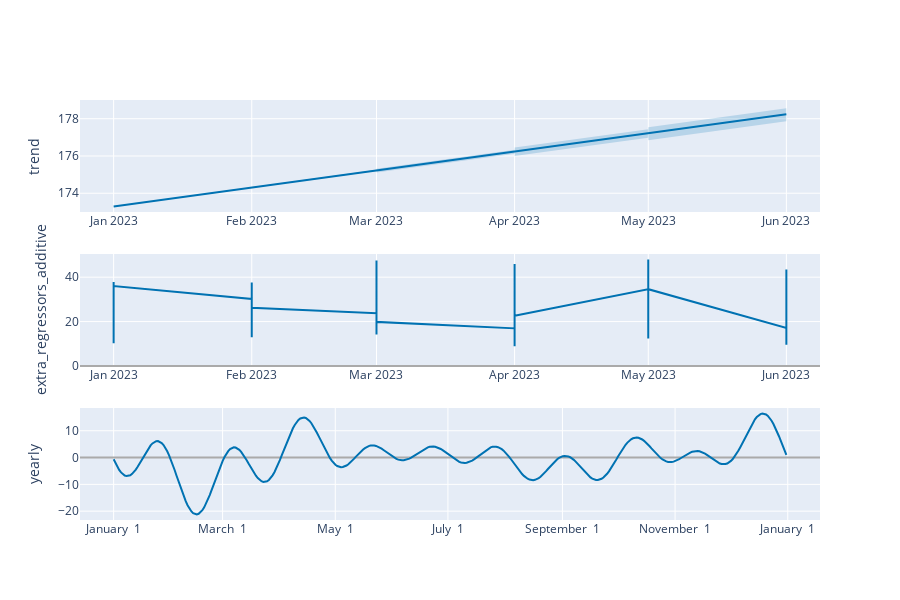

Notebook source saved alongside this figure:
### Code cell
plot_components_plotly(model, forecast)

### Figure 1 — Plotly figure (JSON) as saved in the notebook; plotly's stock layout.template omitted (floating-point values rounded to 4 significant figures; data arrays with more than 128 entries replaced by an {"elided": "..."} marker saying what was removed)
{"data": [{"line": {"color": "#0072B2", "width": 2}, "mode": "lines", "name": "trend", "type": "scatter", "x": {"elided": "300 str values"}, "xaxis": "x", "y": {"elided": "300 float values"}, "yaxis": "y"}, {"line": {"color": "rgba(0, 114, 178, 0.2)", "width": 0}, "mode": "lines", "name": "trend_upper", "type": "scatter", "x": {"elided": "300 str values"}, "xaxis": "x", "y": {"elided": "300 float values"}, "yaxis": "y"}, {"fill": "tonexty", "fillcolor": "rgba(0, 114, 178, 0.2)", "line": {"color": "rgba(0, 114, 178, 0.2)", "width": 0}, "mode": "lines", "name": "trend_lower", "type": "scatter", "x": {"elided": "300 str values"}, "xaxis": "x", "y": {"elided": "300 float values"}, "yaxis": "y"}, {"line": {"color": "#0072B2", "width": 2}, "mode": "lines", "name": "extra_regressors_additive", "type": "scatter", "x": {"elided": "300 str values"}, "xaxis": "x2", "y": {"elided": "300 float values"}, "yaxis": "y2"}, {"line": {"color": "#0072B2", "width": 2}, "mode": "lines", "name": "yearly", "type": "scatter", "x": {"elided": "365 str values"}, "xaxis": "x3", "y": {"elided": "365 float values"}, "yaxis": "y3"}], "layout": {"height": 600, "showlegend": false, "width": 900, "xaxis": {"anchor": "y", "domain": [0, 1], "range": ["2022-12-24T10:48:00", "2023-06-08T13:12:00"], "type": "date"}, "xaxis2": {"anchor": "y2", "domain": [0, 1], "range": ["2022-12-24T10:48:00", "2023-06-08T13:12:00"], "type": "date"}, "xaxis3": {"anchor": "y3", "domain": [0, 1], "range": ["2016-12-13T18:54:02.958904115", "2018-01-18T11:04:57.863013581"], "tickformat": "%B %e", "type": "date"}, "yaxis": {"anchor": "x", "domain": [0.7333, 1], "rangemode": "normal", "title": {"text": "trend"}, "zerolinecolor": "#AAA"}, "yaxis2": {"anchor": "x2", "domain": [0.3667, 0.6333], "rangemode": "tozero", "title": {"text": "extra_regressors_additive"}, "zerolinecolor": "#AAA"}, "yaxis3": {"anchor": "x3", "domain": [0, 0.2667], "title": {"text": "yearly"}, "zerolinecolor": "#AAA"}}}
